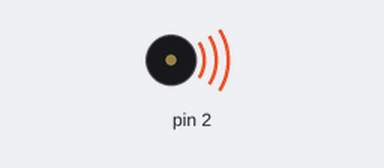
A sketch run on a simulated Arduino Uno, built with avr-gcc and run on an emulated ATmega328P. Parts: buzzer (waves = sounding).

Above: at 0.05 s.
Timing chart, 0 to 3.0 s (numbered marks = the images above):
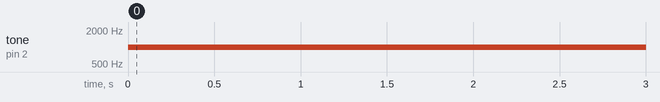

The sketch:

buzzer__rne_i.ino
```cpp
void setup() {
 pinMode(2,OUTPUT);

}

void loop() {
  tone(2,1000,500);
  delay(50);
  noTone(2);

}
```

Measured:
- by itself, tone on pin 2: silent → 1000 Hz at 0.00 s
